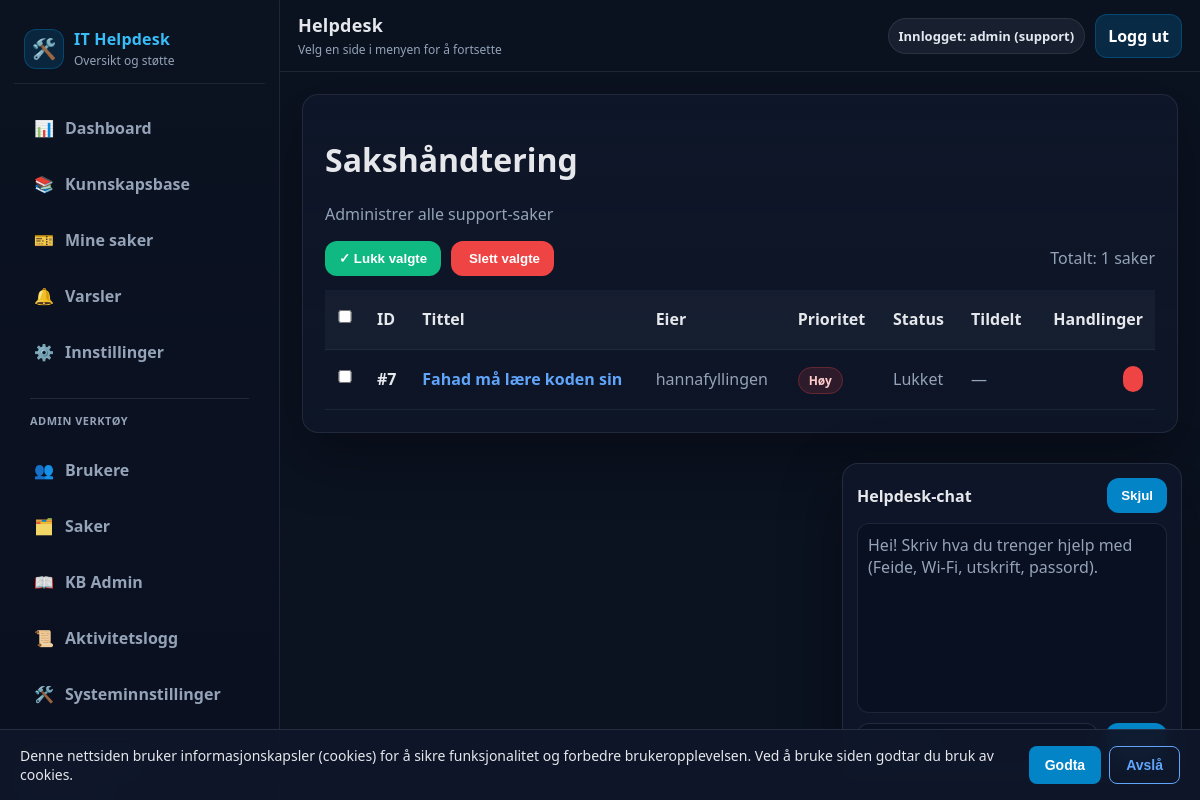
Screenshot of /admin/saker (signed in) with the database file from the repository.
### tables this page shows
CREATE TABLE tickets (
            id INTEGER PRIMARY KEY AUTOINCREMENT,
            title TEXT NOT NULL,
            desc TEXT NOT NULL,
            owner TEXT NOT NULL,
            category TEXT NOT NULL DEFAULT 'Annet',
            priority TEXT NOT NULL DEFAULT 'Middels',
            device TEXT NOT NULL DEFAULT '',
            status TEXT NOT NULL DEFAULT 'Åpen',
            created_at TEXT NOT NULL DEFAULT (datetime('now')),
            updated_at TEXT NOT NULL DEFAULT (datetime('now')),
            closed_at TEXT
        );

### routes.py (the view)
@bp.route("/admin/saker")
def admin_saker():
    return admin_tickets()

### __init__.py (called while the page is built)
def create_app():
    app = Flask(__name__)
    app.config.from_object(Config)
    init_mail(app)
    @app.after_request
    def set_security_headers(response):
        response.headers['X-Content-Type-Options'] = 'nosniff'
        response.headers['X-Frame-Options'] = 'DENY'
        response.headers['X-XSS-Protection'] = '1; mode=block'
        return response
    from .routes import bp
    app.register_blueprint(bp)
    return app

### db.py (called while the page is built, shortened)
def get_tickets(owner: Optional[str] = None) -> List[Dict[str, Any]]:
    conn = _conn()
    cur = conn.cursor()
    if owner is None:
        cur.execute("""
            SELECT t.*, r.stars AS rating, r.feedback AS feedback
            FROM tickets t
            LEFT JOIN ratings r ON r.ticket_id = t.id
            ORDER BY t.id DESC
        """)
    rows = cur.fetchall()
    conn.close()
    return [dict(r) for r in rows]

def count_notifications(user: str) -> int:
    conn = _conn()
    cur = conn.cursor()
    cur.execute("SELECT COUNT(*) AS c FROM notifications WHERE user = ? AND read = 0", (user,))
    row = cur.fetchone()
    conn.close()
    return int(row["c"]) if row else 0

def _conn() -> sqlite3.Connection:
    DB_PATH.parent.mkdir(parents=True, exist_ok=True)
    conn = sqlite3.connect(DB_PATH)
    conn.row_factory = sqlite3.Row
    return conn

### routes.py (called while the page is built)
def current_user():
    return session.get("user")

def current_role():
    return session.get("role")

@bp.before_app_request
def ensure_db():
    try:
        init_db()
    except Exception as e:
        logger.error(f"Database initialization failed: {e}")

@bp.context_processor
def inject_notification_count():
    if current_user():
        try:
            return {"notif_count": count_notifications(current_user())}
        except Exception:
            return {"notif_count": 0}
    return {"notif_count": 0}

@bp.route("/admin/tickets")
def admin_tickets():
    user = current_user()
    if not user or current_role() != "support":
        abort(403)
    try:
        all_tickets = get_tickets()
    except Exception as e:
        logger.error(f"Error fetching tickets: {e}")
        all_tickets = []
    return render_template("admin_tickets.html", tickets=all_tickets)

### templates/admin_tickets.html (shortened to what this page needs)
{% extends "base.html" %}
{% block content %}
<div class="card">
  <h1> Sakshåndtering</h1>
  <p class="muted">Administrer alle support-saker</p>
</div>
<div class="card">
  <form method="post" action="{{ url_for('main.bulk_close_tickets') }}" id="bulkForm">
    <div style="display:flex; justify-content:space-between; align-items:center; gap:12px; margin-bottom:14px; flex-wrap:wrap;">
      <div style="display:flex; gap:10px; flex-wrap:wrap;">
        <button type="submit" style="background:#10b981;">✓ Lukk valgte</button>
        <button
          type="submit"
          formaction="{{ url_for('main.bulk_delete_tickets') }}"
          style="background:#ef4444;"
          onclick="return confirm('Slette valgte saker permanent?');"
        >
          ️ Slett valgte
        </button>
      </div>
      <div class="muted">Totalt: {{ tickets|length }} saker</div>
    </div>
    <table style="width:100%; border-collapse:collapse;">
      <thead>
        <tr style="background:rgba(148,163,184,.06); border-bottom:1px solid rgba(148,163,184,.14);">
          <th style="padding:12px; width:40px;"><input type="checkbox" id="selectAll"></th>
          <th style="padding:12px; text-align:left;">ID</th>
          <th style="padding:12px; text-align:left;">Tittel</th>
          <th style="padding:12px; text-align:left;">Eier</th>
          <th style="padding:12px; text-align:left;">Prioritet</th>
          <th style="padding:12px; text-align:left;">Status</th>
          <th style="padding:12px; text-align:left;">Tildelt</th>
          <th style="padding:12px; text-align:right;">Handlinger</th>
        </tr>
      </thead>
      <tbody>
        {% for t in tickets %}
        <tr style="border-bottom:1px solid rgba(148,163,184,.10);">
          <td style="padding:12px;">
            <input type="checkbox" name="ticket_ids[]" value="{{ t.id }}" class="ticketCheckbox">
          </td>
          <td style="padding:12px;">
            <strong>#{{ t.id }}</strong>
          </td>
          <td style="padding:12px;">
            <a href="{{ url_for('main.ticket_detail', ticket_id=t.id) }}" style="color:#60a5fa; font-weight:900; text-decoration:none;">
              {{ t.title }}
            </a>
          </td>
          <td style="padding:12px; color:#94a3b8;">{{ t.owner }}</td>
          <td style="padding:12px;">
            {% set p = (t.priority or '') %}
            {% if p in ['Kritisk','Høy','critical','high'] %}
              <span style="background:rgba(239,68,68,.14); border:1px solid rgba(239,68,68,.28); color:#fecaca; padding:4px 10px; border-radius:999px; font-size:12px; font-weight:900;">
                {{ p }}
              </span>
            {% elif p in ['Middels','medium'] %}
              <span style="background:rgba(234,179,8,.14); border:1px solid rgba(234,179,8,.28); color:#fde68a; padding:4px 10px; border-radius:999px; font-size:12px; font-weight:900;">
                {{ p }}
              </span>
            {% else %}
              <span style="background:rgba(16,185,129,.14); border:1px solid rgba(16,185,129,.28); color:#bbf7d0; padding:4px 10px; border-radius:999px; font-size:12px; font-weight:900;">
                {{ p or 'Lav' }}
              </span>
            {% endif %}
          </td>
          <td style="padding:12px; color:#94a3b8;">{{ t.status }}</td>
          <td style="padding:12px; color:#94a3b8;">
            {{ t.assigned_to or '—' }}
          </td>
          <td style="padding:12px; text-align:right;">
            <div style="display:flex; gap:8px; justify-content:flex-end; flex-wrap:wrap;">
              <form method="post" action="{{ url_for('main.delete_ticket_permanently', ticket_id=t.id) }}" style="display:inline;" onsubmit="return confirm('Slette sak #{{ t.id }} permanent?');">
                <button type="submit" style="background:#ef4444; padding:6px 10px; font-size:12px;">️</button>
              </form>
            </div>
          </td>
        </tr>
        {% endfor %}
      </tbody>
    </table>
  </form>
</div>
{% endblock %}

### static/css/app.css (style rules this page uses)
:root { --bg:#0b1220; --panel:#0f172a; --panel2:#111c33; --border:rgba(148,163,184,.14); --muted:#94a3b8; --text:#e5e7eb; --primary:#0284c7; --primaryHover:#0ea5e9; --sidebarW: 280px; --topbarH: 72px; --radius: 16px; }
* { box-sizing:border-box; }
html, body { height:100%; }
body { margin:0; font-family: system-ui, -apple-system, BlinkMacSystemFont, "Segoe UI", "Apple Color Emoji", "Segoe UI Emoji", "Segoe UI Symbol", sans-serif; background:var(--bg); color:var(--text); }
input, textarea, select { width:100%; padding:12px; margin:8px 0 14px; border-radius:12px; border:1px solid rgba(148,163,184,.18); background:rgba(2,6,23,.35); color:var(--text); font-size:16px; outline:none; }
button { background:var(--primary); color:#fff; border:0; border-radius:12px; padding:10px 14px; font-weight:900; cursor:pointer; }
.muted { color:var(--muted); }

### rows the page displays
tickets: id "7", title "Fahad må lære koden sin", owner "hannafyllingen", priority "Høy", status "Lukket", assigned_to "—"

### other values shown
{{ session.get("user") }} "admin"
{{ session.get("role") }} "support"
{{ tickets|length }} "1"
